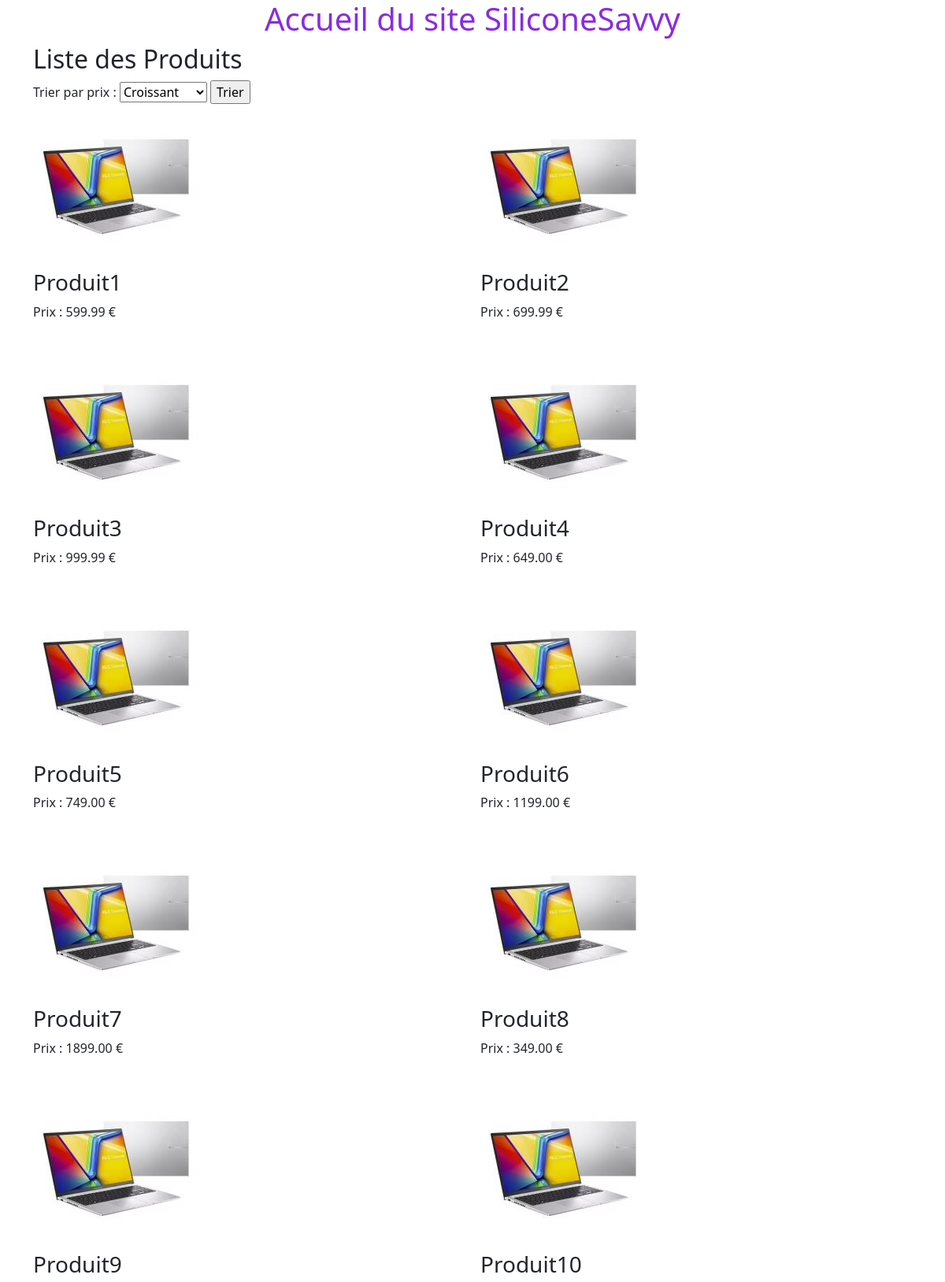
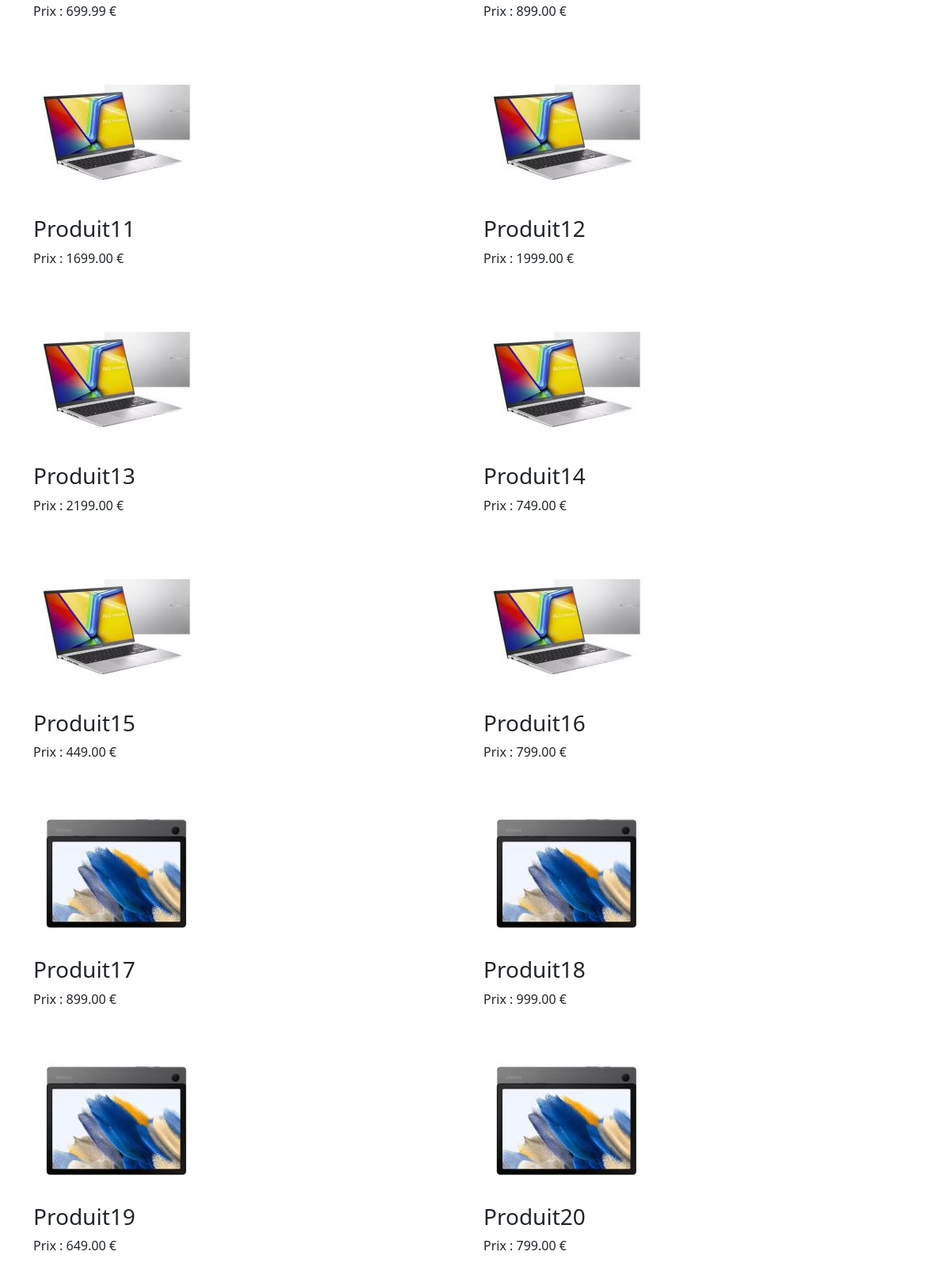
The page / (upper part) on the database its author committed (2 pictures, top to bottom).
### tables this page shows
CREATE TABLE produits (
    id INT PRIMARY KEY AUTO_INCREMENT,
    nom VARCHAR(255) UNIQUE NOT NULL,
    categorie_id INT NOT NULL,
    marque_id INT NOT NULL,
    prix DECIMAL(10,2) NOT NULL,
    quantite_stock INT NOT NULL DEFAULT 0,
    description TEXT NOT NULL,
    image VARCHAR(255) NOT NULL,  
    FOREIGN KEY (categorie_id) REFERENCES categories(id),
    FOREIGN KEY (marque_id) REFERENCES marques(id)
) ENGINE InnoDB DEFAULT CHARSET=utf8mb4;

### index.php (the view, shortened to what this page needs)
<?php
    include('connect.php');
    $msg = '';
    $sql = 'SELECT image, nom, prix FROM produits';
    $stmt = $dbh->prepare($sql);
    $stmt->execute();
    $msg .= '<div class="product-grid">';
    while ($row = $stmt->fetch(PDO::FETCH_ASSOC)) {
        $image = $row['image'];
        $nom = $row['nom'];
        $prix = $row['prix'];
        $msg .= '<div class="product">';
        $msg .= "<img src='$image' alt='$nom'>";
        $msg .= "<h3>$nom</h3>";
        $msg .= "<p>Prix : $prix €</p>";
        $msg .= '</div>';
    }
    $msg .= '</div>';
?>
<!DOCTYPE html>
<html lang="en">
<head>
    <link href="./styles/bootstrap.min.css" rel="stylesheet" type="text/css">
    <link href="./styles/silicone-savvy.css" rel="stylesheet" type="text/css">
</head>
<body>
<div class="jumbotron text-center">
    <h1>Accueil du site SiliconeSavvy</h1>
</div>
<div class="container">
    <h2>Liste des Produits</h2>
    <form method="post">
        <label for="tri">Trier par prix :</label>
        <select id="tri" name="tri">
            <option value="asc">Croissant</option>
        </select>
        <input type="submit" value="Trier">
    </form>
    <?php
    echo $msg;
    ?>
</div>
</body>
</html>

### rows shown on the page
produits: image (picture), nom "Produit1", prix "599.99"
produits: image (picture), nom "Produit2", prix "699.99"
produits: image (picture), nom "Produit3", prix "999.99"
produits: image (picture), nom "Produit4", prix "649.00"
produits: image (picture), nom "Produit5", prix "749.00"
produits: image (picture), nom "Produit6", prix "1199.00"
produits: image (picture), nom "Produit7", prix "1899.00"
produits: image (picture), nom "Produit8", prix "349.00"
produits: image (picture), nom "Produit9", prix "699.99"
produits: image (picture), nom "Produit10", prix "899.00"
produits: image (picture), nom "Produit11", prix "1699.00"
produits: image (picture), nom "Produit12", prix "1999.00"
produits: image (picture), nom "Produit13", prix "2199.00"
produits: image (picture), nom "Produit14", prix "749.00"
produits: image (picture), nom "Produit15", prix "449.00"
produits: image (picture), nom "Produit16", prix "799.00"
produits: image (picture), nom "Produit17", prix "899.00"
produits: image (picture), nom "Produit18", prix "999.00"
produits: image (picture), nom "Produit19", prix "649.00"
produits: image (picture), nom "Produit20", prix "799.00"
